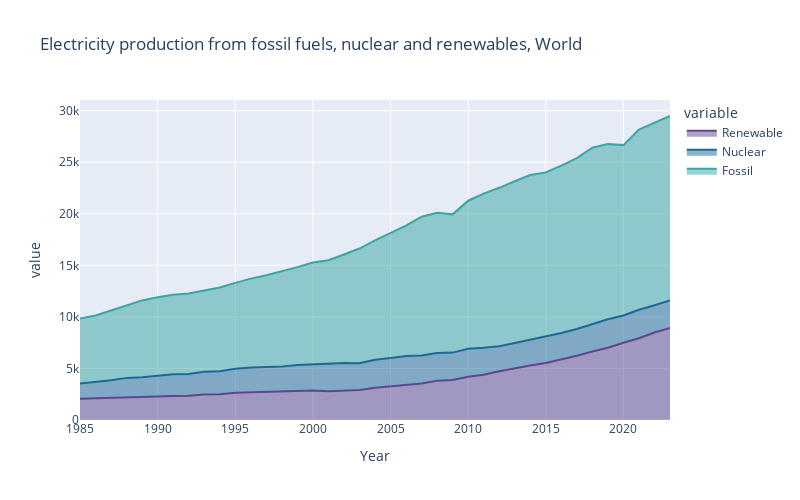

Write notebook code for a chart like this one.
### Markdown cell above
4. Customise the colors used in the scatter by using the input `color_discrete_sequence`

### Code cell
fig = px.area(df, x='Year', y='value', color='variable',
              height = 500, width = 800,
              color_discrete_sequence= px.colors.qualitative.Prism,
              title = 'Electricity production from fossil fuels, nuclear and renewables, World')
fig.show()

### Figure 1 — Plotly figure (JSON) as saved in the notebook; plotly's stock layout.template omitted (floating-point values rounded to 4 significant figures)
{"data": [{"fillpattern": {"shape": ""}, "hovertemplate": "variable=Renewable<br>Year=%{x}<br>value=%{y}<extra></extra>", "legendgroup": "Renewable", "line": {"color": "rgb(95, 70, 144)"}, "marker": {"symbol": "circle"}, "mode": "lines", "name": "Renewable", "orientation": "v", "showlegend": true, "stackgroup": "1", "type": "scatter", "x": [1985, 1986, 1987, 1988, 1989, 1990, 1991, 1992, 1993, 1994, 1995, 1996, 1997, 1998, 1999, 2000, 2001, 2002, 2003, 2004, 2005, 2006, 2007, 2008, 2009, 2010, 2011, 2012, 2013, 2014, 2015, 2016, 2017, 2018, 2019, 2020, 2021, 2022, 2023], "xaxis": "x", "y": [2058.0, 2092.0, 2125.0, 2193.0, 2195.0, 2280.0, 2335.0, 2345.0, 2483.0, 2504.0, 2639.0, 2677.0, 2736.0, 2766.0, 2799.0, 2858.0, 2796.0, 2873.0, 2899.0, 3129.0, 3280.0, 3432.0, 3540.0, 3798.0, 3879.0, 4192.0, 4394.0, 4721.0, 5026.0, 5286.0, 5519.0, 5859.0, 6234.0, 6647.0, 7011.0, 7484.0, 7927.0, 8485.0, 8914.0], "yaxis": "y"}, {"fillpattern": {"shape": ""}, "hovertemplate": "variable=Nuclear<br>Year=%{x}<br>value=%{y}<extra></extra>", "legendgroup": "Nuclear", "line": {"color": "rgb(29, 105, 150)"}, "marker": {"symbol": "circle"}, "mode": "lines", "name": "Nuclear", "orientation": "v", "showlegend": true, "stackgroup": "1", "type": "scatter", "x": [1985, 1986, 1987, 1988, 1989, 1990, 1991, 1992, 1993, 1994, 1995, 1996, 1997, 1998, 1999, 2000, 2001, 2002, 2003, 2004, 2005, 2006, 2007, 2008, 2009, 2010, 2011, 2012, 2013, 2014, 2015, 2016, 2017, 2018, 2019, 2020, 2021, 2022, 2023], "xaxis": "x", "y": [1489.0, 1595.0, 1735.0, 1891.0, 1945.0, 2001.0, 2096.0, 2112.0, 2185.0, 2226.0, 2323.0, 2407.0, 2390.0, 2431.0, 2524.0, 2540.0, 2613.0, 2655.0, 2601.0, 2719.0, 2727.0, 2762.0, 2703.0, 2695.0, 2657.0, 2726.0, 2610.0, 2432.0, 2449.0, 2499.0, 2533.0, 2571.0, 2594.0, 2659.0, 2754.0, 2648.0, 2762.0, 2640.0, 2686.0], "yaxis": "y"}, {"fillpattern": {"shape": ""}, "hovertemplate": "variable=Fossil<br>Year=%{x}<br>value=%{y}<extra></extra>", "legendgroup": "Fossil", "line": {"color": "rgb(56, 166, 165)"}, "marker": {"symbol": "circle"}, "mode": "lines", "name": "Fossil", "orientation": "v", "showlegend": true, "stackgroup": "1", "type": "scatter", "x": [1985, 1986, 1987, 1988, 1989, 1990, 1991, 1992, 1993, 1994, 1995, 1996, 1997, 1998, 1999, 2000, 2001, 2002, 2003, 2004, 2005, 2006, 2007, 2008, 2009, 2010, 2011, 2012, 2013, 2014, 2015, 2016, 2017, 2018, 2019, 2020, 2021, 2022, 2023], "xaxis": "x", "y": [6285.0, 6440.0, 6758.0, 6998.0, 7456.0, 7615.0, 7723.0, 7808.0, 7859.0, 8119.0, 8335.0, 8627.0, 8911.0, 9215.0, 9499.0, 9878.0, 10090.0, 10520.0, 11130.0, 11560.0, 12130.0, 12640.0, 13470.0, 13610.0, 13410.0, 14350.0, 14950.0, 15360.0, 15680.0, 15970.0, 15950.0, 16230.0, 16570.0, 17094, 17010.0, 16520.0, 17480.0, 17720.0, 17880.0], "yaxis": "y"}], "layout": {"height": 500, "legend": {"title": {"text": "variable"}, "tracegroupgap": 0}, "title": {"text": "Electricity production from fossil fuels, nuclear and renewables, World"}, "width": 800, "xaxis": {"anchor": "y", "domain": [0, 1], "title": {"text": "Year"}}, "yaxis": {"anchor": "x", "domain": [0, 1], "title": {"text": "value"}}}}
